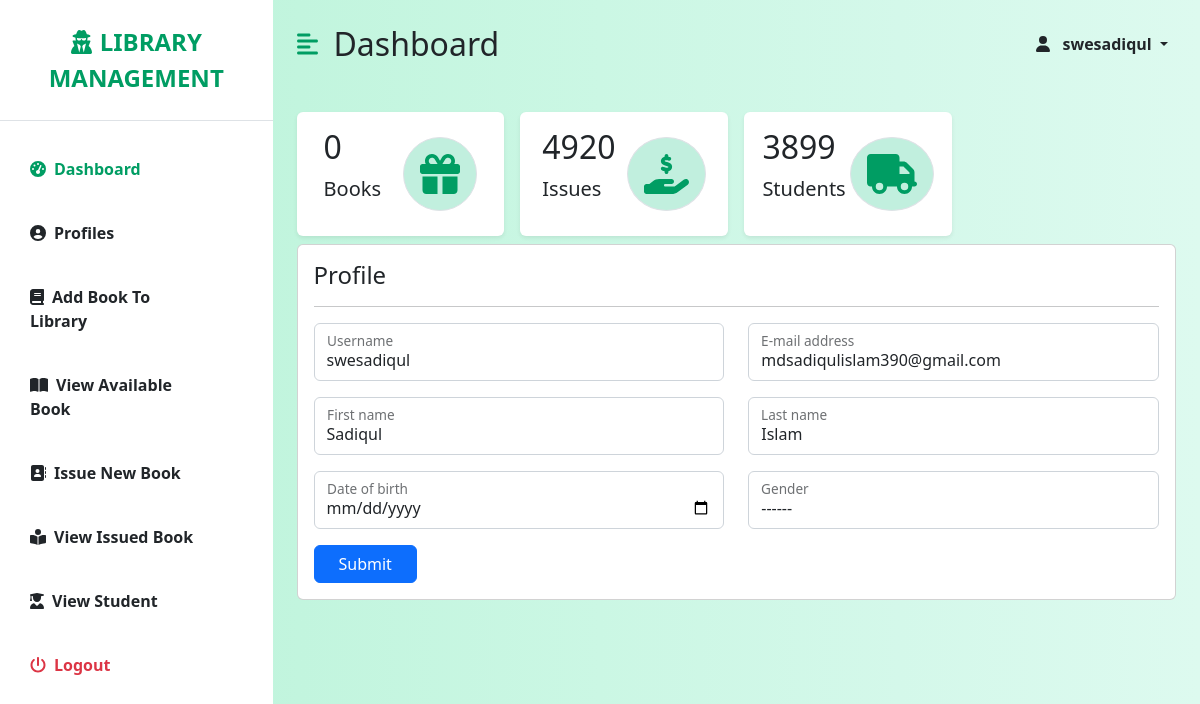
The app's page /profile/ (signed in) with its own data.
### Library/models.py (models this page shows, shortened)
class User(AbstractUser):
    is_admin = models.BooleanField(default=False)
    is_student = models.BooleanField(default=False)

class AdminProfile(models.Model):
    gender_choices = (
        ('Male', 'Male'),
        ('Female', 'Female'),
        ('Others', 'Others'),
    )
    user = models.OneToOneField(User, on_delete=models.CASCADE)
    first_name = models.CharField(max_length=100)
    last_name = models.CharField(max_length=100)
    email = models.EmailField(max_length=100)
    date_of_birth = models.DateField()
    gender = models.CharField(max_length=100, choices=gender_choices)

### Library/views.py (the view)
# urls.py: path('profile/', profile, name="profile"),
def profile(request):
    if not request.user.is_authenticated:
        return redirect('admin_login')
    user = request.user
    adm = AdminProfile.objects.get(user=user)
    return render(request, 'profile.html', locals())

### templates/profile.html (shortened to what this page needs)
{% extends "dashboard.html" %}
{% block body %}
<div class="card p-3 mb-3">
    <h4 class="mb-0 mp-0">Profile</h4>
    <hr>
    <form action="" method="post">
        <div class="row">
            <div class="col-lg-6">
                <div class="form-floating mb-3">
                    <input type="text" name="username" id="floatingInput" class="form-control" placeholder="Username" value="{{ adm.user.username }}">
                    <label for="floatingInput">Username</label>
                </div>
            </div>
            <div class="col-lg-6">
                <div class="form-floating mb-3">
                    <input type="email" name="email" id="id_email" class="form-control" placeholder="E-mail address" value="{{ adm.email }}">
                    <label for="id_email">E-mail address</label>
                </div>
            </div>
            <div class="col-lg-6">
                <div class="form-floating mb-3">
                    <input type="text" name="first_name" id="id_firstname" class="form-control" placeholder="First name" value="{{ adm.first_name }}">
                    <label for="id_firstname">First name</label>
                </div>
            </div>
            <div class="col-lg-6">
                <div class="form-floating mb-3">
                    <input type="text" name="last_name" id="id_lastname" class="form-control" placeholder="Last name" value="{{ adm.last_name }}">
                    <label for="id_lastname">Last name</label>
                </div>
            </div>
            <div class="col-lg-6">
                <div class="form-floating mb-3">
                    <input type="date" name="date_of_birth" id="id_dateofbirth" class="form-control" placeholder="Date of birth" value="{{ adm.date_of_birth }}">
                    <label for="id_dateofbirth">Date of birth</label>
                </div>
            </div>
            <div class="col-lg-6">
                <div class="form-floating mb-3">
                    <select name="gender" id="id_gender" class="form-control" placeholder="Gender">
                        <option value="" selected>------</option>
                    </select>
                    <label for="id_gender">Gender</label>
                </div>
            </div>
        </div>
        <input type="submit" class="btn btn-primary px-4" value="Submit">
    </form>
</div>
{% endblock %}

### templates/dashboard.html (shortened to what this page needs)
{% load static %}
<!DOCTYPE html>
<html lang="en">
<head>
    <link rel="stylesheet" href="{% static 'css/fontawesome.min.css' %}">
    <link rel="stylesheet" href="{% static 'css/bootstrap.min.css' %}">
    <link rel="stylesheet" href="{% static 'css/dashboard.css' %}" />
</head>
<body>
    <div class="d-flex" id="wrapper">
        <div class="bg-white" id="sidebar-wrapper">
            <div class="sidebar-heading text-center py-4 primary-text fs-4 fw-bold text-uppercase border-bottom"><i
                    class="fas fa-user-secret me-2"></i>Library Management</div>
            <div class="list-group list-group-flush my-3">
                <a href="/admin_profile/" class="list-group-item list-group-item-action bg-transparent second-text active"><i
                        class="fas fa-tachometer-alt me-2"></i>Dashboard</a>
                {% if user.is_authenticated and user.is_admin %}
                <a href="/profile/" class="list-group-item list-group-item-action bg-transparent second-text fw-bold"><i
                    class="fas fa-user-circle me-2"></i>Profiles</a>
                <a href="/add_book/" class="list-group-item list-group-item-action bg-transparent second-text fw-bold"><i
                        class="fas fa-book me-2"></i>Add Book To Library</a>
                <a href="/view_book/" class="list-group-item list-group-item-action bg-transparent second-text fw-bold"><i
                        class="fas fa-book-open me-2"></i>View Available Book</a>
                <a href="#" class="list-group-item list-group-item-action bg-transparent second-text fw-bold"><i
                        class="fas fa-address-book me-2"></i>Issue New Book</a>
                <a href="#" class="list-group-item list-group-item-action bg-transparent second-text fw-bold"><i
                        class="fas fa-book-reader me-2"></i>View Issued Book</a>
                <a href="#" class="list-group-item list-group-item-action bg-transparent second-text fw-bold"><i
                        class="fas fa-user-graduate me-2"></i>View Student</a>
                <a href="/user_logout/" class="list-group-item list-group-item-action bg-transparent text-danger fw-bold"><i
                        class="fas fa-power-off me-2"></i>Logout</a>
                {% endif %}
            </div>
        </div>
        <div id="page-content-wrapper">
            <nav class="navbar navbar-expand-lg navbar-light bg-transparent py-4 px-4">
                <div class="d-flex align-items-center">
                    <i class="fas fa-align-left primary-text fs-4 me-3" id="menu-toggle"></i>
                    <h2 class="fs-2 m-0">Dashboard</h2>
                </div>
                <div class="collapse navbar-collapse" id="navbarSupportedContent">
                    <ul class="navbar-nav ms-auto mb-2 mb-lg-0">
                        <li class="nav-item dropdown">
                            <a class="nav-link dropdown-toggle second-text fw-bold" href="#" id="navbarDropdown"
                                role="button" data-bs-toggle="dropdown" aria-expanded="false">
                                <i class="fas fa-user me-2"></i> {% if user.is_authenticated %}{{user.username}}{% endif %}
                            </a>
                        </li>
                    </ul>
                </div>
            </nav>
            <div class="container-fluid px-4">
                <div class="row g-3 my-2">
                    {% if user.is_admin %}
                    <div class="col-md-3">
                        <div class="p-3 bg-white shadow-sm d-flex justify-content-around align-items-center rounded">
                            <div>
                                <h3 class="fs-2">{{ books|length }}</h3>
                                <p class="fs-5">Books</p>
                            </div>
                            <i class="fas fa-gift fs-1 primary-text border rounded-full secondary-bg p-3"></i>
                        </div>
                    </div>
                    <div class="col-md-3">
                        <div class="p-3 bg-white shadow-sm d-flex justify-content-around align-items-center rounded">
                            <div>
                                <h3 class="fs-2">4920</h3>
                                <p class="fs-5">Issues</p>
                            </div>
                            <i
                                class="fas fa-hand-holding-usd fs-1 primary-text border rounded-full secondary-bg p-3"></i>
                        </div>
                    </div>
                    <div class="col-md-3">
                        <div class="p-3 bg-white shadow-sm d-flex justify-content-around align-items-center rounded">
                            <div>
                                <h3 class="fs-2">3899</h3>
                                <p class="fs-5">Students</p>
                            </div>
                            <i class="fas fa-truck fs-1 primary-text border rounded-full secondary-bg p-3"></i>
                        </div>
                    </div>
                    {% endif %}
                </div>
                {% block body %}
                {% endblock body %}
            </div>
        </div>
    </div>
</body>
</html>

### static/css/dashboard.css (style rules this page uses)
:root { --main-bg-color: #009d63; --main-text-color: #009d63; --second-bg-color: #c1efde; }
.primary-text { color: var(--main-text-color); }
.second-text { color: var(--second-text-color); }
.secondary-bg { background-color: var(--second-bg-color); }
.rounded-full { border-radius: 100%; }
#wrapper { overflow-x: hidden; background-image: linear-gradient( to right, #baf3d7, #c2f5de, #cbf7e4, #d4f8ea, #ddfaef ); }
#sidebar-wrapper { min-height: 100vh; margin-left: -15rem; -webkit-transition: margin 0.25s ease-out; -moz-transition: margin 0.25s ease-out; -o-transition: margin 0.25s ease-out; transition: margin 0.25s ease-out; }
#sidebar-wrapper .sidebar-heading { padding: 0.875rem 1.25rem; font-size: 1.2rem; }
#sidebar-wrapper .list-group { width: 15rem; }
#page-content-wrapper { min-width: 100vw; }
#menu-toggle { cursor: pointer; }
.list-group-item { border: none; padding: 20px 30px; }
.list-group-item.active { background-color: transparent; color: var(--main-text-color); font-weight: bold; border: none; }
@media (min-width: 768px) { #sidebar-wrapper { margin-left: 0; } }
@media (min-width: 768px) { #page-content-wrapper { min-width: 0; width: 100%; } }

### records on screen
User: username "swesadiqul"
AdminProfile: username "swesadiqul", email "mdsadiqulislam390@gmail.com", first_name "Sadiqul", last_name "Islam"

### other values on screen
{{ books|length }} "0"
